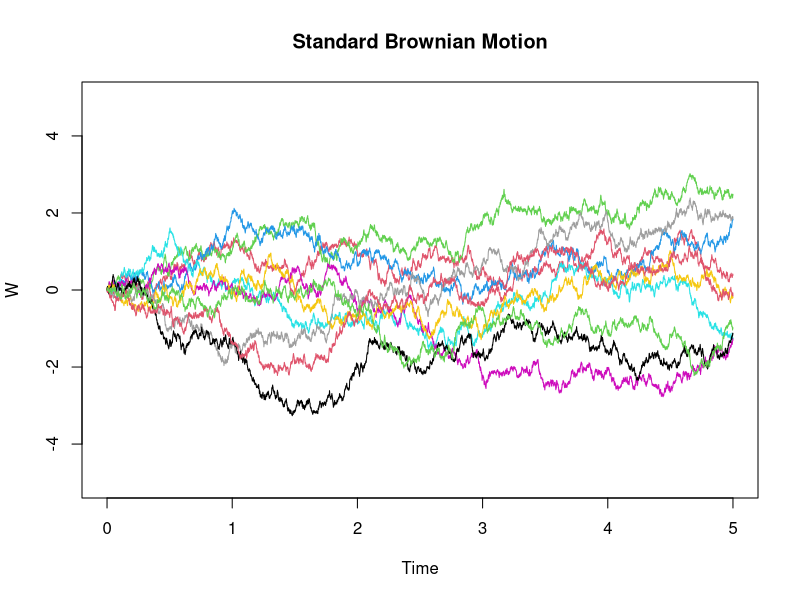

The R source for this figure:
m <- 10	# No. of paths
n <- 5000	# No of time points
t <- 5
dt <- t/n

w2 <- vector(,m)
w5 <- vector(,m)
T <- seq(0, t, dt)
pal <- palette()

for (i in 1:m) {
	Z <- rnorm(n)
	W <- cumsum(c(0, dt^(1/2)*Z))
	w2[i] <- W[n*(2/t) + 1]
	w5[i] <- W[n + 1]
	if(i == 1) {
		plot(T, W, ylim=c(-5, 5), col=pal[i %% 8 + 1], cex=0.0001, main="Standard Brownian Motion", xlab="Time", ylab="W", type="l")
	} else {
		lines(T, W, col=pal[i %% 8 + 1], cex=0.0001)
	}
}

dev.copy(png,"plot1.png");
dev.off ();

cat(" E[W(2) = ",mean(w2),"\n")
cat(" E[W(5) = ",mean(w5),"\n")

rm(list = ls())